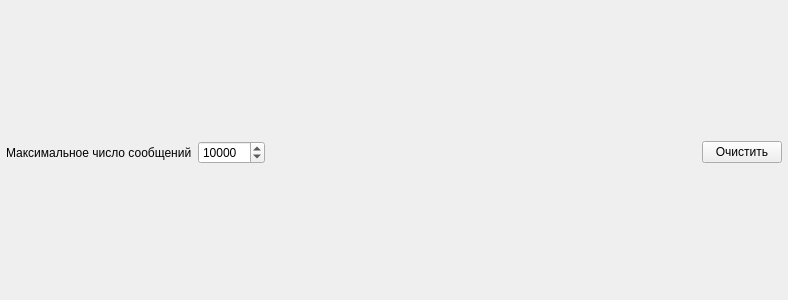
<?xml version="1.0" encoding="UTF-8"?>
<ui version="4.0">
 <class>DebugWindow</class>
 <widget class="QWidget" name="DebugWindow">
  <property name="geometry">
   <rect>
    <x>0</x>
    <y>0</y>
    <width>788</width>
    <height>300</height>
   </rect>
  </property>
  <property name="windowTitle">
   <string>Form</string>
  </property>
  <layout class="QVBoxLayout" name="verticalLayout">
   <property name="spacing">
    <number>6</number>
   </property>
   <property name="leftMargin">
    <number>0</number>
   </property>
   <property name="topMargin">
    <number>0</number>
   </property>
   <property name="rightMargin">
    <number>0</number>
   </property>
   <property name="bottomMargin">
    <number>0</number>
   </property>
   <item>
    <layout class="QHBoxLayout" name="horizontalLayout">
     <property name="leftMargin">
      <number>6</number>
     </property>
     <property name="topMargin">
      <number>6</number>
     </property>
     <property name="rightMargin">
      <number>6</number>
     </property>
     <property name="bottomMargin">
      <number>0</number>
     </property>
     <item>
      <widget class="QLabel" name="label">
       <property name="text">
        <string>Максимальное число сообщений</string>
       </property>
      </widget>
     </item>
     <item>
      <widget class="QSpinBox" name="maxCount">
       <property name="minimum">
        <number>0</number>
       </property>
       <property name="maximum">
        <number>999999999</number>
       </property>
       <property name="value">
        <number>10000</number>
       </property>
      </widget>
     </item>
     <item>
      <spacer name="horizontalSpacer">
       <property name="orientation">
        <enum>Qt::Horizontal</enum>
       </property>
       <property name="sizeHint" stdset="0">
        <size>
         <width>40</width>
         <height>20</height>
        </size>
       </property>
      </spacer>
     </item>
     <item>
      <widget class="QPushButton" name="clearButton">
       <property name="text">
        <string>Очистить</string>
       </property>
      </widget>
     </item>
    </layout>
   </item>
  </layout>
 </widget>
 <resources/>
 <connections/>
</ui>
